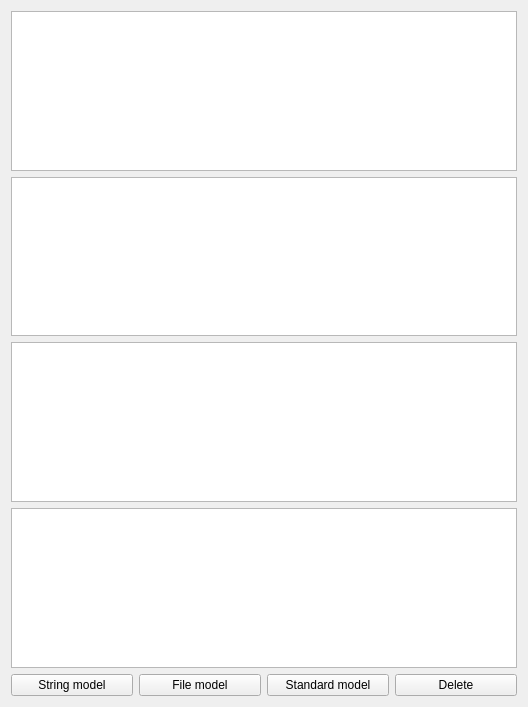
<?xml version="1.0" encoding="UTF-8"?>
<ui version="4.0">
 <class>Widget</class>
 <widget class="QWidget" name="Widget">
  <property name="geometry">
   <rect>
    <x>0</x>
    <y>0</y>
    <width>528</width>
    <height>707</height>
   </rect>
  </property>
  <property name="windowTitle">
   <string>Widget</string>
  </property>
  <layout class="QVBoxLayout" name="verticalLayout">
   <item>
    <widget class="QListView" name="listView">
     <property name="toolTip">
      <string>This is QListView</string>
     </property>
    </widget>
   </item>
   <item>
    <widget class="QTableView" name="tableView">
     <property name="toolTip">
      <string>This is QTableView</string>
     </property>
    </widget>
   </item>
   <item>
    <widget class="QTreeView" name="treeView">
     <property name="toolTip">
      <string>This is QTreeView</string>
     </property>
    </widget>
   </item>
   <item>
    <widget class="QColumnView" name="columnView">
     <property name="toolTip">
      <string>This is QColumnView</string>
     </property>
    </widget>
   </item>
   <item>
    <layout class="QHBoxLayout" name="horizontalLayout">
     <item>
      <widget class="QPushButton" name="pushButton_string">
       <property name="text">
        <string>String model</string>
       </property>
      </widget>
     </item>
     <item>
      <widget class="QPushButton" name="pushButton_file">
       <property name="text">
        <string>File model</string>
       </property>
      </widget>
     </item>
     <item>
      <widget class="QPushButton" name="pushButton_std">
       <property name="text">
        <string>Standard model</string>
       </property>
      </widget>
     </item>
     <item>
      <widget class="QPushButton" name="pushButton_del">
       <property name="text">
        <string>Delete</string>
       </property>
      </widget>
     </item>
    </layout>
   </item>
  </layout>
 </widget>
 <layoutdefault spacing="6" margin="11"/>
 <resources/>
 <connections/>
</ui>
